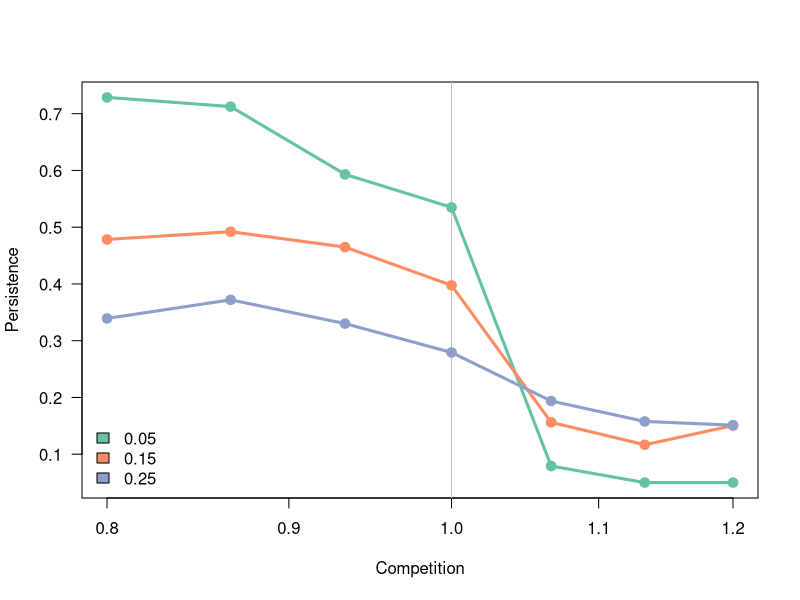

Generate this figure with R:
d <- read.table("./figures/sm3.dat", h=T)
d <- aggregate(d, by=list(d$competition, d$connectance), mean)


library(RColorBrewer)

pdf("figures/connectance.pdf")

palette(brewer.pal(3, "Set2"))

plot(0, pch=NA, xlim=range(d$competition), ylim=range(d$richness),
      xlab = "Competition", ylab = "Persistence",
      las = 1, log='x')

abline(v=1, col='grey')

i <- 1
for(co in unique(d$connectance)) {
  x <- subset(d, connectance ==  co)
  lines(richness~competition, x, col = i, type='o', pch=19, lwd=3)
  i <- i + 1
}

legend("bottomleft", fill=c(1:3),
      legend=c(unique(d$connectance)),
      bty='n')

dev.off()
